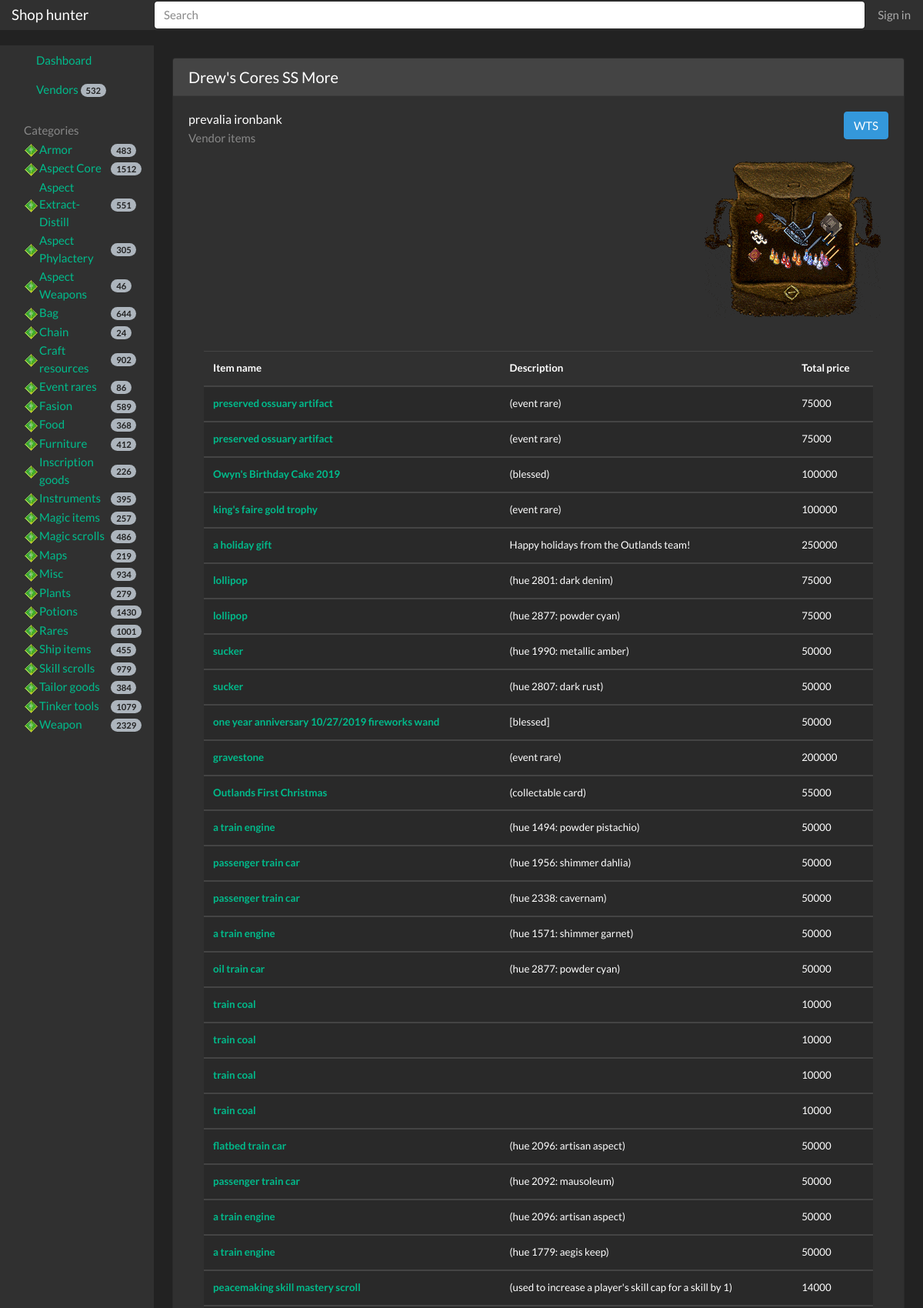
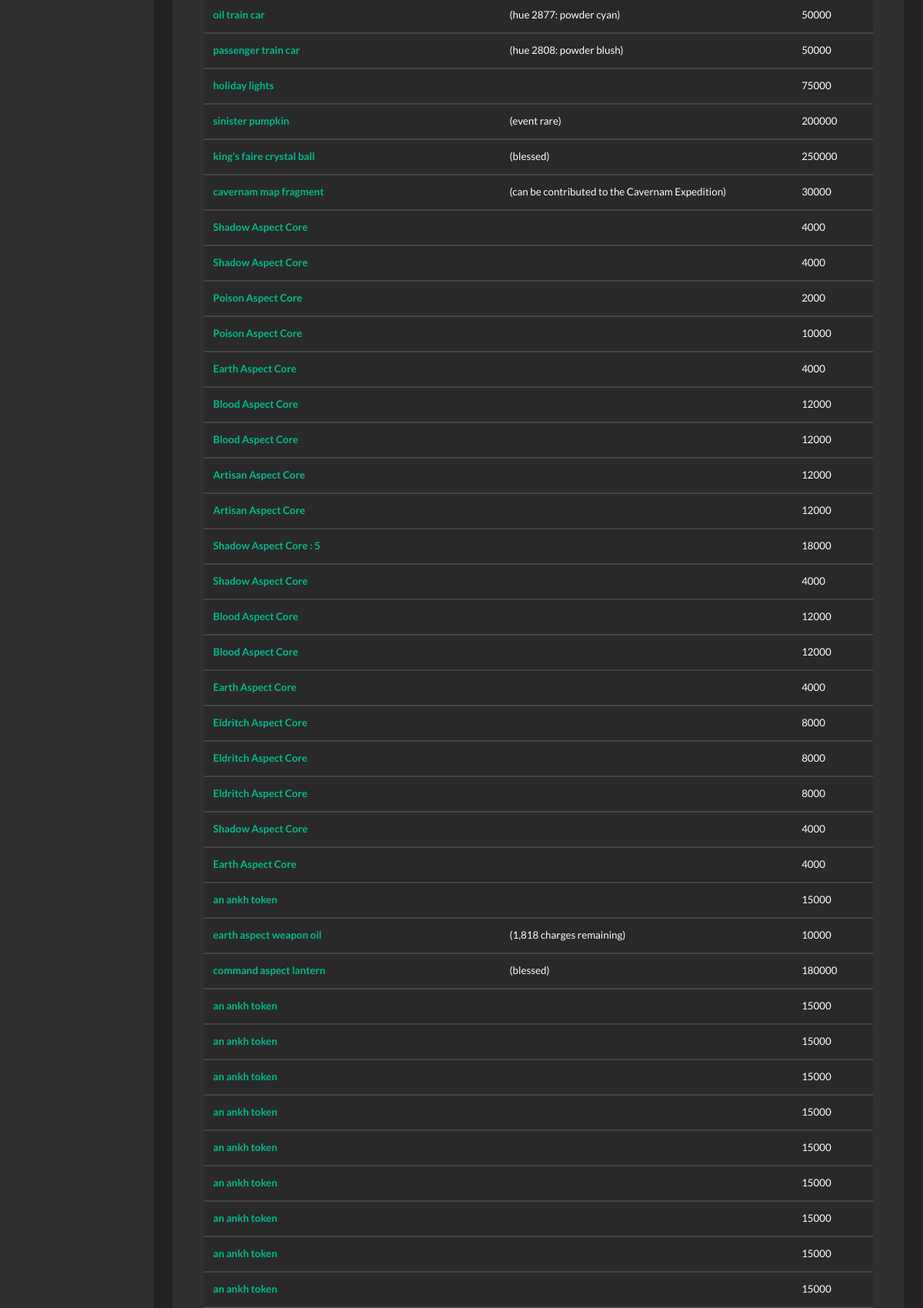
Page /vendor_productes?x=1590&y=1426&z=23 (upper part) on the committed database (2 pictures, top to bottom).
### store/models.py (models this page shows)
class CategoriesStatistic(models.Model):
    cat_name = models.CharField(max_length=255)
    count = models.CharField(max_length=255)

class Vendor(models.Model):
    vendor_name = models.CharField(max_length=255)
    vendor_point_name = models.CharField(max_length=255)
    vendor_x = models.CharField(max_length=255)
    vendor_y = models.CharField(max_length=255)
    vendor_z = models.CharField(max_length=255)

class Results(models.Model):
    vendor = models.ForeignKey(Vendor, on_delete=models.CASCADE,
                               related_name='to_vendor', null=True)
    mapping_categories = models.ForeignKey(Mapping, on_delete=models.SET_NULL,
                                           related_name='to_mapping_categories', null=True)
    time_stamp = models.ForeignKey(History, on_delete=models.SET_NULL, null=True)
    item_name = models.CharField(max_length=255, null=True)
    item_description = models.CharField(max_length=255, null=True)
    item_total_price = models.BigIntegerField(default=0)

### store/views.py (the view)
# urls.py: path('vendor_productes', views.VendorProducts.as_view(), name='vendor_productes'),
class VendorProducts(View):
    def get(self, request, **kwargs):
        request_get_x = request.GET.get('x', None)
        request_get_y = request.GET.get('y', None)
        request_get_z = request.GET.get('z', None)
        if request_get_x != None and request_get_y != None and request_get_z != None:
            vendor = Vendor.objects.get(vendor_x=request_get_x,
                                        vendor_y=request_get_y,
                                        vendor_z=request_get_z)
            items = Results.objects.filter(vendor=vendor)
            return render(request, 'store/vendor_products.html', {'vendor': vendor, 'items': items})
        else:
            raise Http404("Does not exist")

### store/context_processors.py (called while the page is built)
def sections_processor(request):
    categories = {categorie.cat_name: categorie.count
                  for categorie in CategoriesStatistic.objects.all().order_by('cat_name')}
    date = History.objects.all().order_by('-pk').last().date
    vendors_stat = Vendor.objects.all().count()
    return {'categories': categories, 'date': date, 'vendors_stat': vendors_stat}

### store/templates/store/vendor_products.html (shortened to what this page needs)
{% extends "store/base.html" %}
{% block content %}
{% load humanize %}
{% load static %}
{% load filter_my %}
<div class="row">
    <div class="col">
      <div class="card mb-4">
        <h3 class="card-header">{{ vendor.vendor_name }}</h3>
        <div class="card-body">
          <div class="row">
            <div class="col">
              <h5 class="card-title">{{ vendor.vendor_point_name }}</h5>
              <h6 class="card-subtitle text-muted">Vendor items</h6>
            </div>
            <div class="col col-lg-2">
              <button type="button" data-clipboard-target="#bar" style="float: right;" class="btn btn-info">WTS</button>
            </div>
        </div>
          <div class="media">
            <img class="ml-3" src="{% static 'store/backpack.png' %}" alt="Generic placeholder image">
          </div>
        <div class="card-body">
      <table class="table table-hover">
        <thead>
          <tr>
            <th scope="col">Item name</th>
            <th scope="col">Description</th>
            <th scope="col">Total price</th>
          </tr>
        </thead>
        <tbody>
          {% for i in items %}
          <tr class="table-active">
            <th scope="row"><a href="{% url 'item_statistic' %}?item_name={{ i.item_name }}">{{ i.item_name }}</a></th>
            <td>{{ i.item_description }}</td>
            <td>{{ i.item_total_price }}</td>
          </tr>
        </tbody>
        {% endfor %}
      </table>
        </div>
      </div>
    </div>
</div>
{% endblock content %}

### store/templates/store/base.html (shortened to what this page needs)
<!doctype html>
{% load static %}
<html lang="en">
  <head>
  <link href="{% static 'store/bootstrap.css' %}" rel="stylesheet">
  <link href="{% static 'store/bootstrap.min.css' %}" rel="stylesheet">
  </head>
  <body>
    <nav class="navbar navbar-dark sticky-top bg-dark flex-md-nowrap p-0">
      <a class="navbar-brand col-sm-3 col-md-2 mr-0" href="#">Shop hunter</a>
      <input class="form-control form-control-dark w-100" type="text" id="seach_it" placeholder="Search" aria-label="Search">
      <ul class="navbar-nav px-3">
        <li class="nav-item text-nowrap">
          {% if user.is_authenticated %}
          <a class="nav-link" href="{% url 'logout' %}">Sign out</a>
          {% else %}
          <a class="nav-link" href="{% url 'login' %}">Sign in</a>
          {% endif %}
        </li>
      </ul>
    </nav>
    <div class="container-fluid">
      <div class="row">
        <nav class="col-md-2 d-none d-md-block bg-dark sidebar ">
          <div class="sidebar-sticky mb-4">
            <ul class="nav flex-column">
              <li class="nav-item">
                <a class="nav-link active" href="/">
                  Dashboard
                </a>
              </li>
              <li class="nav-item">
                <a class="nav-link" href="{% url 'vendors' %}">
                  Vendors <span class="badge badge-pill badge-light">{{ vendors_stat }}</span>
                </a>
              </li>
            </ul>
            <h6 class="sidebar-heading d-flex justify-content-between align-items-center px-3 mt-4 mb-1 text-muted">
              <span>Categories</span>
            </h6>
            <table>
              {% for k,v in categories.items %}
                  <tbody>
                    <tr class="table-borderless">
                      <th scope="row"><img class="ml-3" src="{% static 'store/ruby.gif' %}" alt="Generic placeholder image"></th>
                      <td><a href="{% url 'categories' %}?category={{ k }}"> {{ k }}</a></td>
                      <td><span class="badge badge-pill badge-light"> {{ v }}</span></td>
                    </tr>
                  </tbody>
              {% endfor %}
            </table>
          </div>
        </nav>
        <main role="main" class="col-md-9 ml-sm-auto col-lg-10 pt-3 px-4">
          {% block content %}
          {% endblock content %}
        </main>
      </div>
    </div>
  </body>
</html>

### rows in the picture
CategoriesStatistic: categories "Armor", categories "483"
CategoriesStatistic: categories "Aspect Core", categories "1512"
CategoriesStatistic: categories "Aspect Extract-Distill", categories "551"
CategoriesStatistic: categories "Aspect Phylactery", categories "305"
CategoriesStatistic: categories "Aspect Weapons", categories "46"
CategoriesStatistic: categories "Bag", categories "644"
CategoriesStatistic: categories "Chain", categories "24"
CategoriesStatistic: categories "Craft resources", categories "902"
CategoriesStatistic: categories "Event rares", categories "86"
CategoriesStatistic: categories "Fasion", categories "589"
CategoriesStatistic: categories "Food", categories "368"
CategoriesStatistic: categories "Furniture", categories "412"
CategoriesStatistic: categories "Inscription goods", categories "226"
CategoriesStatistic: categories "Instruments", categories "395"
CategoriesStatistic: categories "Magic items", categories "257"
CategoriesStatistic: categories "Magic scrolls", categories "486"
CategoriesStatistic: categories "Maps", categories "219"
CategoriesStatistic: categories "Misc", categories "934"
CategoriesStatistic: categories "Plants", categories "279"
CategoriesStatistic: categories "Potions", categories "1430"
CategoriesStatistic: categories "Rares", categories "1001"
CategoriesStatistic: categories "Ship items", categories "455"
CategoriesStatistic: categories "Skill scrolls", categories "979"
CategoriesStatistic: categories "Tailor goods", categories "384"
CategoriesStatistic: categories "Tinker tools", categories "1079"
CategoriesStatistic: categories "Weapon", categories "2329"
Vendor: vendor_name "Drew's Cores SS More", vendor_point_name "prevalia ironbank"

### other values in the picture
{{ vendors_stat }} "532"
